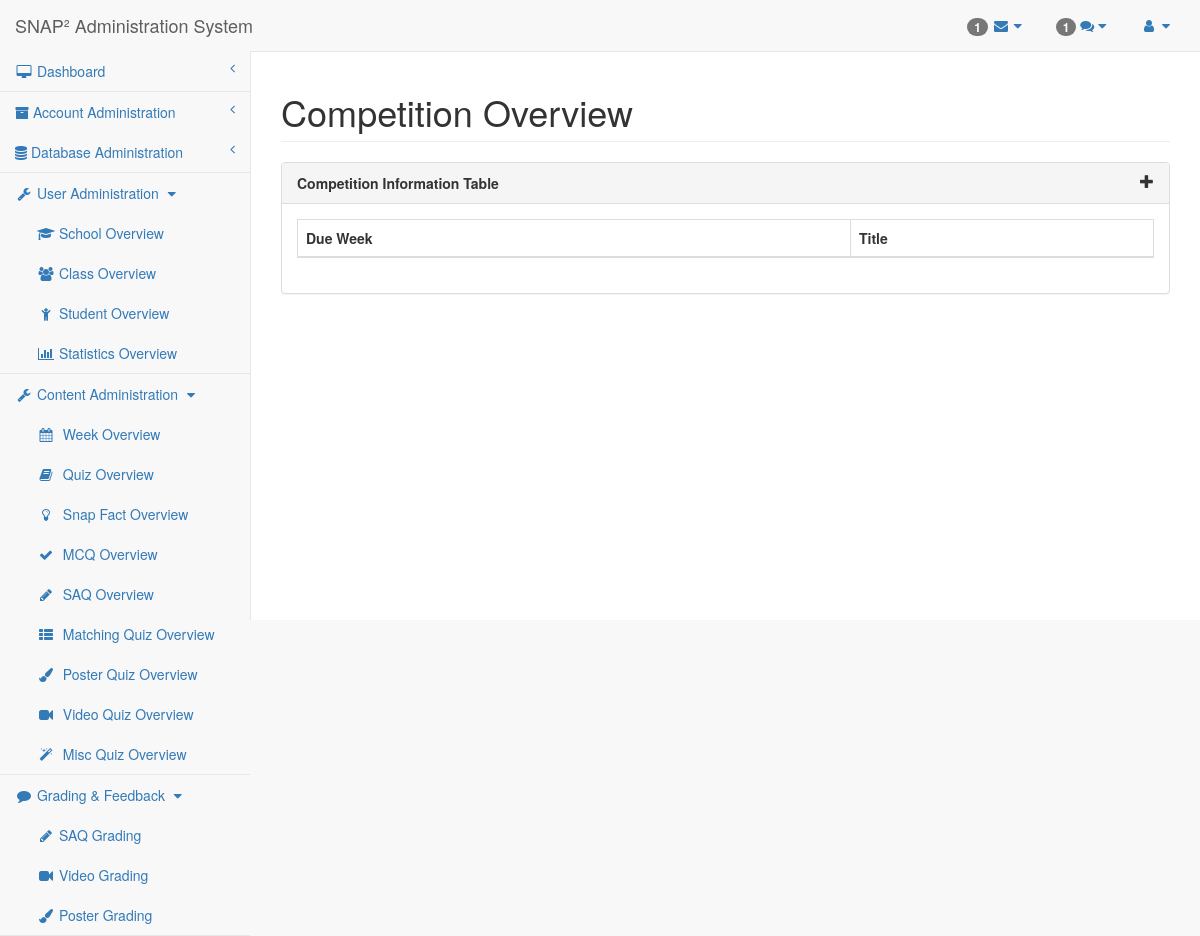
Before: /researcher/competition.php (signed in) with the older database file.
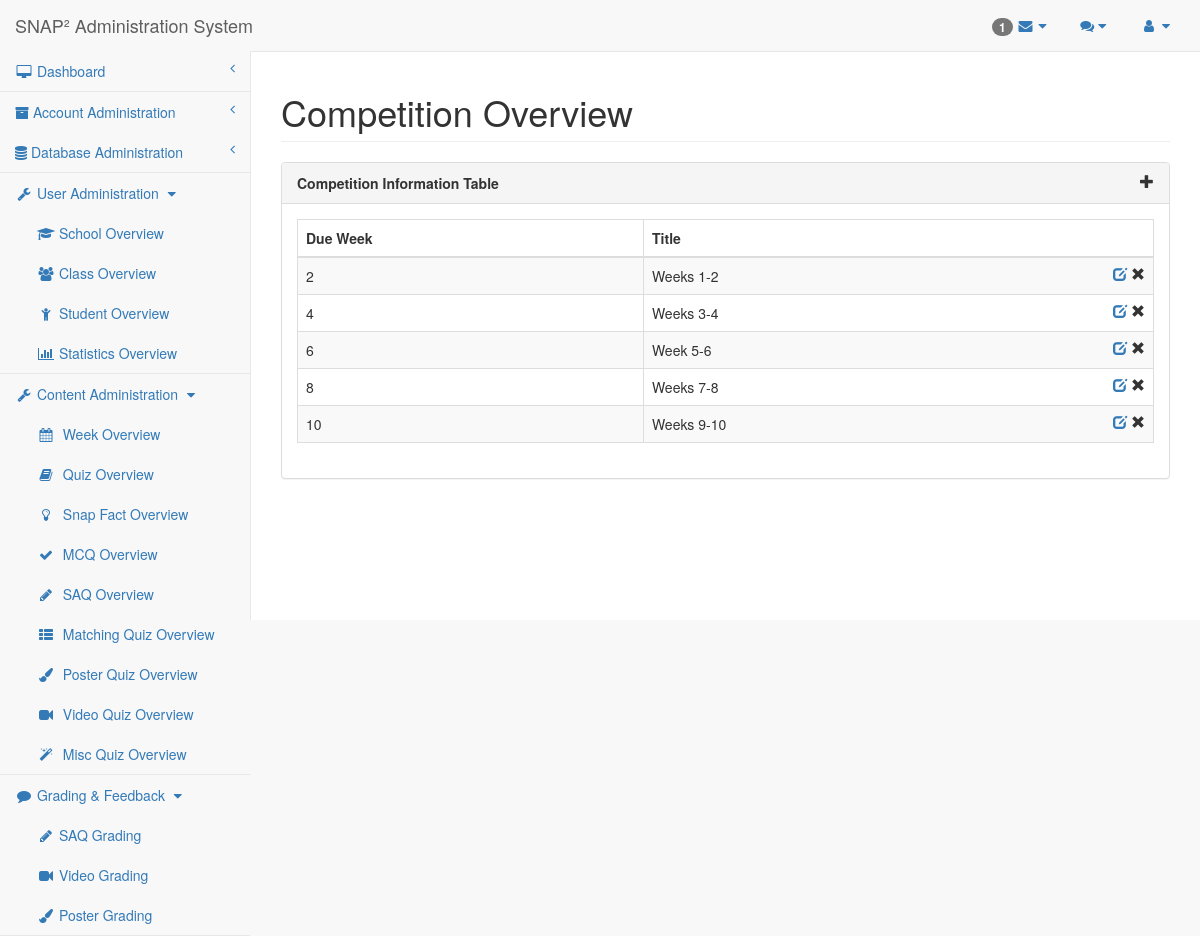
After: the same page with the newer database file.
### tables this page shows
CREATE TABLE `competition` (
  `CompetitionID` mediumint(9) NOT NULL AUTO_INCREMENT,
  `DueWeek` mediumint(9) DEFAULT 1,
  `Title` text DEFAULT NULL,
  `Content` longtext DEFAULT NULL,
  `Excluded` mediumint(9) DEFAULT 0,
  PRIMARY KEY (`CompetitionID`)
);

### mysql-lib.php (called while the page is built, shortened)
<?php
function getRecords(PDO $conn, $tableName, array $joinTables = null)
{
    $tableSql = "SELECT * FROM " . $tableName;
    if ($joinTables != null) {
        foreach ($joinTables as $joinTable) {
            $tableSql .= " NATURAL JOIN " . $joinTable;
        }
    }
    $tableQuery = $conn->prepare($tableSql);
    $tableQuery->execute();
    $tableResult = $tableQuery->fetchAll(PDO::FETCH_OBJ);
    return $tableResult;
}
function getAllComments(PDO $conn) {
    return getRecords($conn, "Comments");
}
function getAllMessages(PDO $conn) {
    $joinTables = array("Student");
    return getRecords($conn, "Messages", $joinTables);
}
function getCompetitions(PDO $conn) {
    return getRecords($conn, "Competition");
}

### researcher/researcher-lib.php (called while the page is built, shortened)
<?php
require_once("../mysql-lib.php");
$userAdminPageArr = array('School', 'Class', 'Student', 'Statistics');
$userAdminIconArr = array('mortar-board', 'users', 'child', 'bar-chart');
$contentAdminPageArr = array('Week', 'Quiz', 'Snap Fact', 'MCQ', 'SAQ', 'Matching', 'Poster', 'Video', 'Misc');
$quizTypeArr = array('Matching', 'Poster', 'Video', 'Image', 'Misc');
$contentAdminIconArr = array('calendar', 'book', 'lightbulb-o', 'check', 'pencil', 'th-list', 'paint-brush', 'video-camera', 'magic');
$gradingPageArr = array('SAQ Grading', 'Video Grading', 'Poster Grading');
$gradingIconArr = array('pencil', 'video-camera', 'paint-brush');
$pageName = basename($_SERVER['SCRIPT_FILENAME'], '.php');
$pageNameForView = getPageNameForView($pageName);
function getPageNameForView($pageName)
{
    $pageNameForView = str_replace('-', ' ', str_replace('editor', '', $pageName));
    $pageNameForView = str_replace('mcq', 'Multiple Choice Quiz', $pageNameForView);
    return ucwords($pageNameForView);
}
?>

### researcher/competition.php (the view, shortened to what this page needs)
<?php
require_once("../mysql-lib.php");
require_once("researcher-lib.php");
$columnName = array('CompetitionID', 'DueWeek', 'Title');
try {
    $conn = db_connect();
} catch (Exception $e) {
    debug_err($e);
}
try {
    $competitionResult = getCompetitions($conn);
} catch (Exception $e) {
    debug_err($e);
}
?>
<!DOCTYPE html>
<html lang="en">
<?php require_once('header-lib.php'); ?>
<body>
<div id="wrapper">
    <?php require_once('navigation.php'); ?>
    <div id="page-wrapper">
        <div class="row">
            <div class="col-lg-12">
                <h1 class="page-header"><?php echo $pageNameForView; ?> Overview
                </h1>
            </div>
        </div>
        <div class="row">
            <div class="col-lg-12">
                <div class="panel panel-default">
                    <div class="panel-heading">
                        Competition Information Table <span class="glyphicon glyphicon-plus pull-right" data-toggle="modal"
                                                     data-target="#dialog"></span>
                    </div>
                    <div class="panel-body">
                        <div class="dataTable_wrapper">
                            <table class="table table-striped table-bordered table-hover" id="datatables">
                                <?php require_once('table-head.php'); ?>
                                <tbody>
                                <?php for ($i = 0; $i < count($competitionResult); $i++) {
                                    $competitionID = $competitionResult[$i]->CompetitionID;
                                    ?>
                                    <tr class="<?php if ($i % 2 == 0) {
                                        echo "odd";
                                    } else {
                                        echo "even";
                                    } ?>">
                                        <td><?php echo $competitionResult[$i]->DueWeek ?></td>
                                        <td><?php echo $competitionResult[$i]->Title ?>
                                            <span class="glyphicon glyphicon-remove pull-right"
                                                  aria-hidden="true"></span>
                                            <span class="pull-right" aria-hidden="true">&nbsp;</span>
                                            <a href="competition-editor.php?competitionID=<?php echo $competitionID ?>">
                                                <span class="glyphicon glyphicon-edit pull-right"
                                                      aria-hidden="true"></span>
                                            </a>
                                        </td>
                                    </tr>
                                <?php } ?>
                                </tbody>
                            </table>
                        </div>
                    </div>
                </div>
            </div>
        </div>
    </div>
</div>
<?php require_once('sb-admin-lib.php'); ?>
</body>
</html>

### researcher/header-lib.php (shortened to what this page needs)
<head>
    <link href="https://cdnjs.cloudflare.com/ajax/libs/twitter-bootstrap/3.3.6/css/bootstrap.min.css" rel="stylesheet">
    <link href="https://cdnjs.cloudflare.com/ajax/libs/metisMenu/1.1.3/metisMenu.min.css" rel="stylesheet">
    <link href="https://cdn.datatables.net/1.10.16/css/dataTables.bootstrap.min.css" rel="stylesheet">
    <link href="../sb-admin/css/sb-admin-2.css" rel="stylesheet">
    <link href="https://maxcdn.bootstrapcdn.com/font-awesome/4.2.0/css/font-awesome.min.css" rel="stylesheet" type="text/css">
    <link rel="stylesheet" href="https://cdnjs.cloudflare.com/ajax/libs/magnific-popup.js/1.1.0/magnific-popup.min.css">
</head>

### researcher/navigation.php (shortened to what this page needs)
<?php
require_once("../mysql-lib.php");
require_once("researcher-lib.php");
try {
    $conn = db_connect();
    $comments = getAllComments($conn);
    $unreadComments = array();
    foreach ($comments as $key => $value) {
        if ($value->readOrNot == 0) {
            $unreadComments[] = $value;
        }
    }
    $messages = getAllMessages($conn);
    $unreadMessages = array();
    foreach ($messages as $key => $value) {
        if ($value->readOrNot == 0 && $value->isFromStudent == 1) {
            $unreadMessages[] = $value;
        }
    }
} catch (Exception $e) {
    debug_err($e);
}
?>
<?php require_once('header-lib.php'); ?>
<nav class="navbar navbar-default navbar-static-top" role="navigation" style="margin-bottom: 0"
     xmlns="http://www.w3.org/1999/html">
    <div class="navbar-header">
        <a class="navbar-brand" href="index.php">SNAP² Administration System</a>
    </div>
    <?php if (isset($_SESSION['researcherID']) && isset($_SESSION['researcherUsername'])): ?>
        <ul class="nav navbar-top-links navbar-right">
            <li class="dropdown">
                <a class="dropdown-toggle" data-toggle="dropdown" href="#">
                    <?php if (count($unreadComments) > 0) { ?>
                        <span class="badge"> <?php echo count($unreadComments) ?></span>
                    <?php } ?>
                    <i class="fa fa-envelope fa-fw"></i>
                    <i class="fa fa-caret-down"></i>
                </a>
            </li>
            <li class="dropdown">
                <a class="dropdown-toggle" data-toggle="dropdown" href="#">
                    <?php if (count($unreadMessages) > 0) { ?>
                        <span class="badge"> <?php echo count($unreadMessages) ?></span>
                    <?php } ?>
                    <i class="fa fa-comments"></i>
                    <i class="fa fa-caret-down"></i>
                </a>
            </li>
            <li class="dropdown">
                <a class="dropdown-toggle" data-toggle="dropdown" href="#">
                    <i class="fa fa-user fa-fw"></i> <i class="fa fa-caret-down"></i>
                </a>
            </li>
        </ul>
    <? endif; ?>
    <?php if (isset($_SESSION['researcherID']) && isset($_SESSION['researcherUsername'])): ?>
        <div class="navbar-default sidebar" role="navigation">
            <div class="sidebar-nav navbar-collapse">
                <ul class="nav" id="side-menu">
                    <li>
                        <a href="index.php"><i class="fa fa-desktop fa-fw"></i> Dashboard<span class="fa arrow"></span></a>
                    </li>
                    <?php if ($_SESSION['researcherID'] == 1): ?>
                        <li>
                            <a href="account.php"><i class="fa fa-archive" aria-hidden="true"></i> Account
                                Administration<span class="fa arrow"></span></a>
                            <a href="database.php"><i class="fa fa-database" aria-hidden="true"></i>
                                Database Administration<span class="fa arrow"></span></a>
                        </li>
                    <? endif; ?>
                    <li>
                        <a href="javascript:;" data-toggle="collapse" data-target="#userAdmin" class=""
                           aria-expanded="true"><i class="fa fa-fw fa-wrench"></i> User Administration <i
                                    class="fa fa-fw fa-caret-down"></i></a>
                        <ul id="userAdmin" class="collapse in nav nav-second-level" aria-expanded="true">
                            <?php for ($i = 0; $i < count($userAdminPageArr); $i++) { ?>
                                <li>
                                    <a href="<?php echo strtolower($userAdminPageArr[$i]); ?>.php"><i
                                                class="fa fa-fw fa-<?php echo $userAdminIconArr[$i]; ?>"></i>&nbsp;<?php echo $userAdminPageArr[$i]; ?>
                                        Overview</a>
                                </li>
                            <?php } ?>
                        </ul>
                    </li>
                    <li>
                        <a href="javascript:;" data-toggle="collapse" data-target="#contentAdmin" class=""
                           aria-expanded="true"><i class="fa fa-fw fa-wrench"></i> Content Administration <i
                                    class="fa fa-fw fa-caret-down"></i></a>
                        <ul id="contentAdmin" class="collapse in nav nav-second-level" aria-expanded="true">
                            <?php for ($i = 0; $i < count($contentAdminPageArr); $i++) { ?>
                                <li>
                                    <a href="<?php echo str_replace(" ", "-", strtolower($contentAdminPageArr[$i])); ?>.php">
                                        <i class="fa fa-fw fa-<?php echo $contentAdminIconArr[$i]; ?>"></i>
                                        &nbsp;<?php echo $contentAdminPageArr[$i];
                                        if (in_array($contentAdminPageArr[$i], $quizTypeArr)) echo " Quiz" ?>
                                        Overview</a>
                                </li>
                            <?php } ?>
                        </ul>
                    </li>
                    <li>
                        <a href="javascript:" data-toggle="collapse" data-target="#gradingPage" class=""
                           aria-expanded="true"><i class="fa fa-fw fa-comment"></i> Grading & Feedback <i
                                    class="fa fa-fw fa-caret-down"></i></a>
                        <ul id="gradingPage" class="collapse in nav nav-second-level" aria-expanded="true">
                            <?php for ($i = 0; $i < count($gradingPageArr); $i++) { ?>
                                <li>
                                    <a href="<?php echo str_replace(" ", "-", strtolower($gradingPageArr[$i])); ?>.php"><i
                                                class="fa fa-fw fa-<?php echo $gradingIconArr[$i]; ?>"></i>&nbsp;<?php echo $gradingPageArr[$i]; ?>
                                    </a>
                                </li>
                            <?php } ?>
                        </ul>
                    </li>
                </ul>
            </div>
        </div>
    <? endif; ?>
</nav>
<?php require_once('sb-admin-lib.php'); ?>

### researcher/sb-admin-lib.php (shortened to what this page needs)
<link rel="stylesheet" href="//code.jquery.com/ui/1.11.4/themes/ui-lightness/jquery-ui.css"/>
<link rel="stylesheet" href="//code.jquery.com/qunit/qunit-1.18.0.css"/>

### researcher/table-head.php (shortened to what this page needs)
<thead>
<tr>
    <?php for ($i = 0; $i < count($columnName); $i++) { ?>
        <th <?php if ($i == 0) {
            echo 'style="display:none"';
        } ?>><?php
            $parts = preg_split('/(?=[A-Z])/', $columnName[$i]);
            for($j=0;$j<count($parts);$j++){
                echo $parts[$j];
            }
            ?></th>
    <?php } ?>
</tr>
</thead>

### sb-admin/css/sb-admin-2.css (style rules this page uses)
body { background-color: #f8f8f8; }
#wrapper { width: 100%; }
#page-wrapper { padding: 0 15px; min-height: 568px; background-color: #fff; }
@media (min-width:768px) { #page-wrapper { position: inherit; margin: 0 0 0 250px; padding: 0 30px; border-left: 1px solid #e7e7e7; } }
.navbar-top-links { margin-right: 0; }
.navbar-top-links li { display: inline-block; }
.navbar-top-links li:last-child { margin-right: 15px; }
.navbar-top-links li a { padding: 15px; min-height: 50px; }
.sidebar .sidebar-nav.navbar-collapse { padding-right: 0; padding-left: 0; }
.sidebar ul li { border-bottom: 1px solid #e7e7e7; }
.sidebar .arrow { float: right; }
.sidebar .fa.arrow:before { content: "\f104"; }
.sidebar .nav-second-level li, .sidebar .nav-third-level li { border-bottom: 0!important; }
.sidebar .nav-second-level li a { padding-left: 37px; }
@media (min-width:768px) { .sidebar { z-index: 1; position: absolute; width: 250px; margin-top: 51px; } }

### researcher/header-lib.php (style rules this page uses)
.panel-heading { font-weight: bold; }

Changed rows visible on the page:
added competition: DueWeek "2", Title "Weeks 1-2"
added competition: DueWeek "4", Title "Weeks 3-4"
added competition: DueWeek "6", Title "Week 5-6"
added competition: DueWeek "8", Title "Weeks 7-8"
added competition: DueWeek "10", Title "Weeks 9-10"
Other visible differences:
count($unreadMessages): "1" → (not shown)
